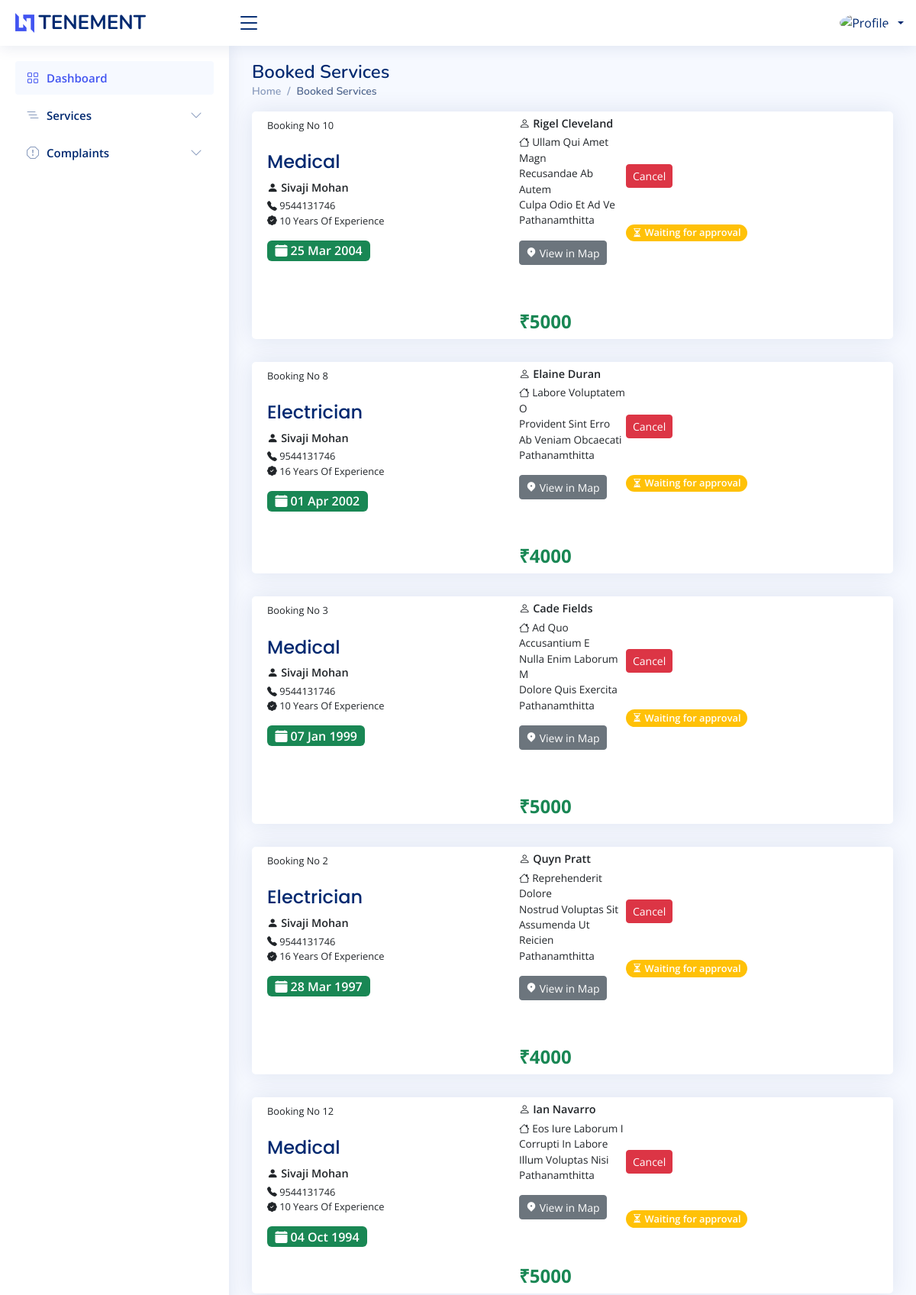
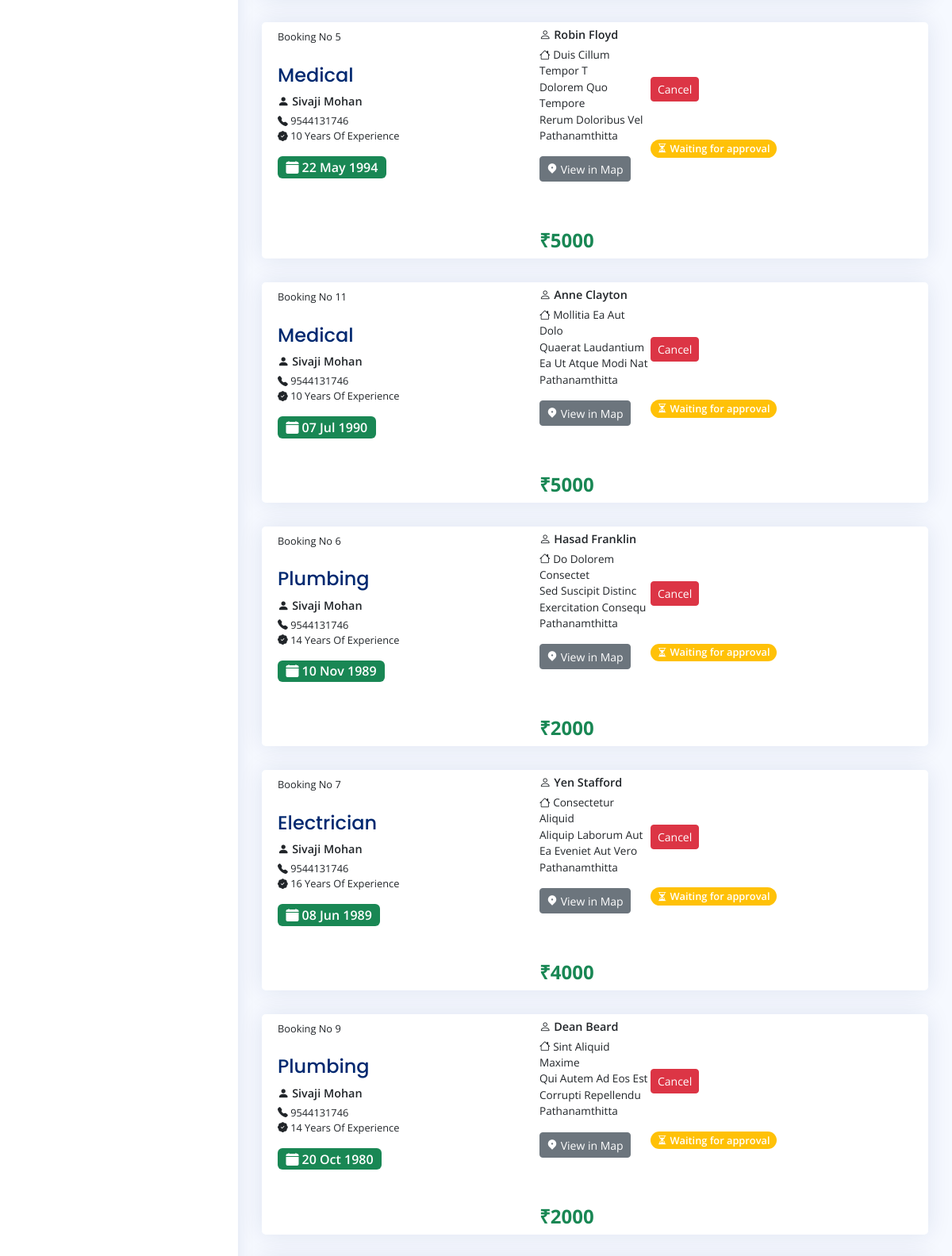
The page /user/bookedservices.php (upper part) on the database its author committed (2 pictures, top to bottom).
### tables this page shows
CREATE TABLE `booking` (
  `bookingid` int(50) NOT NULL,
  `name` varchar(50) NOT NULL,
  `phone` varchar(50) NOT NULL,
  `date` date NOT NULL,
  `time` varchar(50) NOT NULL DEFAULT current_timestamp(),
  `address` varchar(200) NOT NULL,
  `district` varchar(50) NOT NULL,
  `city` varchar(50) NOT NULL,
  `instructions` varchar(300) NOT NULL,
  `landmark` varchar(100) NOT NULL,
  `url` varchar(100) NOT NULL,
  `status` int(20) NOT NULL,
  `email` varchar(50) NOT NULL,
  `serviceid` int(50) NOT NULL,
  `rating` int(11) NOT NULL,
  `feedback` varchar(500) NOT NULL
);

CREATE TABLE `addservice` (
  `serviceid` int(100) NOT NULL,
  `services` varchar(100) NOT NULL,
  `description` varchar(500) NOT NULL,
  `experience` varchar(100) NOT NULL,
  `rate` varchar(100) NOT NULL,
  `email` varchar(50) NOT NULL
);

CREATE TABLE `employee_register` (
  `fname` varchar(50) NOT NULL,
  `lname` varchar(50) NOT NULL,
  `housename` varchar(50) NOT NULL,
  `street` varchar(50) NOT NULL,
  `district` varchar(50) NOT NULL,
  `state` varchar(50) NOT NULL,
  `zip` int(30) NOT NULL,
  `dob` date NOT NULL,
  `gender` varchar(50) NOT NULL,
  `phonenumber` varchar(50) NOT NULL,
  `email` varchar(50) NOT NULL,
  `aadhar` varchar(50) NOT NULL,
  `password` varchar(50) NOT NULL,
  `img` varchar(50) NOT NULL DEFAULT 'default.png'
);

### connect.php (called while the page is built, shortened)
<?php
$dbname="tenement";
$conn=mysqli_connect("localhost","root","",$dbname);
function select_data($sql)
{
  global $conn;
  $res = mysqli_query($conn, $sql);
  if ($res)
    return $res;
  else
    return False;
}
?>

### user/bookedservices.php (the view, shortened to what this page needs)
<?php
include 'header.php';
?>
<main id="main" class="main">
  <div class="pagetitle">
    <h1>Booked Services</h1>
    <nav>
      <ol class="breadcrumb">
        <li class="breadcrumb-item"><a href="index.php">Home</a></li>
        <li class="breadcrumb-item active">Booked Services</li>
      </ol>
    </nav>
  </div>
  <section class="section dashboard">
    <div class="row">
      <section class="section">
        <div class="row">
          <div class="col-lg-12">
            <?php
            $sql1 = "SELECT b.*,a.*,e.*  from booking b,addservice a,employee_register e where a.serviceid=b.serviceid and e.email=a.email and status IN('0','1','2') order by date desc;";
            $data1 = select_data($sql1);
            while ($row = mysqli_fetch_assoc($data1)) {
              $formattedDate = date("d M Y", strtotime($row['date']));
            ?>
              <div class="card" style="padding:5px 0 !important;">
                <div class="row g-0">
                  <div class="col-md-5">
                    <div class="card-body pb-0">
                      <p class="card-text mt-1" style="font-size:80%;font-color:#444;">Booking No <?php echo $row['bookingid']; ?> </p>
                      <h5 class="card-title pb-0 pt-2 " style="text-transform:capitalize;font-size:150%;"> <?php echo $row['services'] ?></h5>
                      <p class="card-text pb-0 mb-1" style="text-transform:capitalize;font-size:90%;font-weight:600;"><i class="bi bi-person-fill"></i> <?php echo $row['fname'] ?> <?php echo $row['lname'] ?> </p>
                      <p class="card-text" style="text-transform:capitalize;font-size:80%;"><i class="bi bi-telephone-fill"></i> <?php echo $row['phonenumber'] ?><br><i class="bi bi-patch-check-fill"></i> <?php echo $row['experience']?> Years Of Experience</p>
                      <p class="badge bg-success" style="font-weight: 600;font-size: 100%"><i class="bi bi-calendar-fill"></i>  <?php echo $formattedDate; ?> </p>
                    </div>
                  </div>
                  <div class="col-md-2">
                    <?php if ($row['status'] == 0) { ?>
                      <p class="card-text pb-0 mb-1" style="text-transform:capitalize;font-size:90%;font-weight:600;"><i class="bi bi-person"></i> <?php echo $row['name'] ?></p>
                      <p class="card-text" style="text-transform:capitalize;font-size:85%;"><i class="bi bi-house"></i> <?php echo $row['address'] ?><br><?php echo $row['city'] ?><br><?php echo $row['landmark'] ?><br><?php echo $row['district'] ?></p>
                      <td>
                      <a class="btn btn-secondary btn-sm" target="_blank" href="<?php echo $row['url']  ?>"><i class="  ri-map-pin-2-fill"></i> View in Map</a>
                      </td>
                      <p class="card-text mt-5 pt-2"><b class="text-success" style="font-size:150%;">₹<?php echo $row['rate']; ?></b> <span class="text-danger" style="font-size:100%;"></span></p>
                    <?php
                    } else if ($row['status'] == 1) {
                    ?>
                       <p class="card-text pb-0 mb-1" style="text-transform:capitalize;font-size:90%;font-weight:600;"><i class="bi bi-person"></i> <?php echo $row['name'] ?></p>
                      <p class="card-text" style="text-transform:capitalize;font-size:85%;"><i class="bi bi-house"></i> <?php echo $row['address'] ?><br><?php echo $row['city'] ?><br><?php echo $row['landmark'] ?><br><?php echo $row['district'] ?></p>
                      <td>
                      <a class="btn btn-secondary btn-sm" target="_blank" href="<?php echo $row['url']  ?>"><i class="  ri-map-pin-2-fill"></i> View in Map</a>
                      </td>
                      <p class="card-text"><b class="text-success" style="font-size:150%;">₹<?php echo ($row['rate']); ?></b> </p>
                    <?php
                    }else if ($row['status'] == 2) {
                    ?>
                     <p class="card-text pb-0 mb-1" style="text-transform:capitalize;font-size:90%;font-weight:600;"><i class="bi bi-person"></i> <?php echo $row['name'] ?></p>
                      <p class="card-text" style="text-transform:capitalize;font-size:85%;"><i class="bi bi-house"></i> <?php echo $row['address'] ?><br><?php echo $row['city'] ?><br><?php echo $row['landmark'] ?><br><?php echo $row['district'] ?></p>
                      <td>
                      <a class="btn btn-secondary btn-sm" target="_blank" href="<?php echo $row['url']  ?>"><i class="  ri-map-pin-2-fill"></i> View in Map</a>
                      </td>
                      <p class="card-text"><b class="text-success" style="font-size:150%;">₹<?php echo ($row['rate']); ?></b> </p>
                    <?php
                    }
                    ?>
                  </div>
                  <div class="col-md-3">
                    <?php if ($row['status'] == 0)
                    { ?>
                      <div class=" mt-5 pt-3">
                      <a href="php/cancelbook.php?bookingid=<?php echo $row['bookingid']; ?>" class="btn btn-danger btn-sm">Cancel </a>
                        </div>
                        <p class="badge rounded-pill bg-warning mt-5" style="font-size: 80%;font-weight: 600;"><i class="bi bi-hourglass-split"></i>  Waiting for approval</p>
                    <?php
                    }
                    ?>
                  </div>
                </div>
              </div>
            <?php
            }
            ?>
          </div>
        </div>
      </section>
</main>

### user/assets/css/style.css (style rules this page uses)
:root { scroll-behavior: smooth; }
body { font-family: "Open Sans", sans-serif; background: #f6f9ff; color: #444444; }
a { color: #4154f1; text-decoration: none; }
h1, h2, h3, h4, h5, h6 { font-family: "Nunito", sans-serif; }
#main { margin-top: 60px; padding: 20px 30px; transition: all 0.3s; }
.pagetitle { margin-bottom: 10px; }
.pagetitle h1 { font-size: 24px; margin-bottom: 0; font-weight: 600; color: #012970; }
.card { margin-bottom: 30px; border: none; border-radius: 5px; box-shadow: 0px 0 30px rgba(1, 41, 112, 0.1); }
.card-title { padding: 20px 0 15px 0; font-size: 18px; font-weight: 500; color: #012970; font-family: "Poppins", sans-serif; }
.card-body { padding: 0 20px 20px 20px; }
.breadcrumb { font-size: 14px; font-family: "Nunito", sans-serif; color: #899bbd; font-weight: 600; }
.breadcrumb a { color: #899bbd; transition: 0.3s; }
.breadcrumb .breadcrumb-item::before { color: #899bbd; }
.breadcrumb .active { color: #51678f; font-weight: 600; }
@media (min-width: 1200px) { #main, #footer { margin-left: 300px; } }

### rows shown on the page
booking: bookingid "10", serviceid.services "Medical", employee_register.fname "Sivaji", employee_register.lname "Mohan", employee_register.phonenumber "9544131746", serviceid.experience "10", name "Rigel Cleveland", address "Ullam Qui Amet Magn", city "Recusandae Ab Autem", landmark "Culpa Odio Et Ad Ve", employee_register.district "Pathanamthitta", serviceid.rate "5000"
booking: bookingid "8", serviceid.services "Electrician", employee_register.fname "Sivaji", employee_register.lname "Mohan", employee_register.phonenumber "9544131746", serviceid.experience "16", name "Elaine Duran", address "Labore Voluptatem O", city "Provident Sint Erro", landmark "Ab Veniam Obcaecati", employee_register.district "Pathanamthitta", serviceid.rate "4000"
booking: bookingid "3", serviceid.services "Medical", employee_register.fname "Sivaji", employee_register.lname "Mohan", employee_register.phonenumber "9544131746", serviceid.experience "10", name "Cade Fields", address "Ad Quo Accusantium E", city "Nulla Enim Laborum M", landmark "Dolore Quis Exercita", employee_register.district "Pathanamthitta", serviceid.rate "5000"
booking: bookingid "2", serviceid.services "Electrician", employee_register.fname "Sivaji", employee_register.lname "Mohan", employee_register.phonenumber "9544131746", serviceid.experience "16", name "Quyn Pratt", address "Reprehenderit Dolore", city "Nostrud Voluptas Sit", landmark "Assumenda Ut Reicien", employee_register.district "Pathanamthitta", serviceid.rate "4000"
booking: bookingid "12", serviceid.services "Medical", employee_register.fname "Sivaji", employee_register.lname "Mohan", employee_register.phonenumber "9544131746", serviceid.experience "10", name "Ian Navarro", address "Eos Iure Laborum I", city "Corrupti In Labore", landmark "Illum Voluptas Nisi", employee_register.district "Pathanamthitta", serviceid.rate "5000"
booking: bookingid "5", serviceid.services "Medical", employee_register.fname "Sivaji", employee_register.lname "Mohan", employee_register.phonenumber "9544131746", serviceid.experience "10", name "Robin Floyd", address "Duis Cillum Tempor T", city "Dolorem Quo Tempore", landmark "Rerum Doloribus Vel", employee_register.district "Pathanamthitta", serviceid.rate "5000"
booking: bookingid "11", serviceid.services "Medical", employee_register.fname "Sivaji", employee_register.lname "Mohan", employee_register.phonenumber "9544131746", serviceid.experience "10", name "Anne Clayton", address "Mollitia Ea Aut Dolo", city "Quaerat Laudantium", landmark "Ea Ut Atque Modi Nat", employee_register.district "Pathanamthitta", serviceid.rate "5000"
booking: bookingid "6", serviceid.services "Plumbing", employee_register.fname "Sivaji", employee_register.lname "Mohan", employee_register.phonenumber "9544131746", serviceid.experience "14", name "Hasad Franklin", address "Do Dolorem Consectet", city "Sed Suscipit Distinc", landmark "Exercitation Consequ", employee_register.district "Pathanamthitta", serviceid.rate "2000"
booking: bookingid "7", serviceid.services "Electrician", employee_register.fname "Sivaji", employee_register.lname "Mohan", employee_register.phonenumber "9544131746", serviceid.experience "16", name "Yen Stafford", address "Consectetur Aliquid", city "Aliquip Laborum Aut", landmark "Ea Eveniet Aut Vero", employee_register.district "Pathanamthitta", serviceid.rate "4000"
booking: bookingid "9", serviceid.services "Plumbing", employee_register.fname "Sivaji", employee_register.lname "Mohan", employee_register.phonenumber "9544131746", serviceid.experience "14", name "Dean Beard", address "Sint Aliquid Maxime", city "Qui Autem Ad Eos Est", landmark "Corrupti Repellendu", employee_register.district "Pathanamthitta", serviceid.rate "2000"
